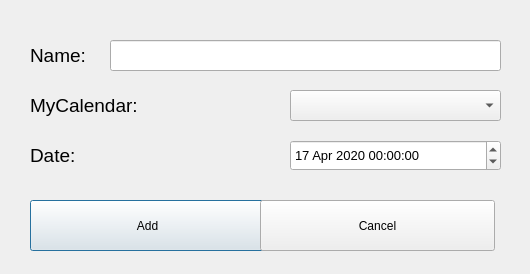
<?xml version="1.0" encoding="UTF-8"?>
<ui version="4.0">
 <class>TaskManager</class>
 <widget class="QDialog" name="TaskManager">
  <property name="geometry">
   <rect>
    <x>0</x>
    <y>0</y>
    <width>530</width>
    <height>274</height>
   </rect>
  </property>
  <property name="windowTitle">
   <string>Dialog</string>
  </property>
  <widget class="QLineEdit" name="name_edit">
   <property name="geometry">
    <rect>
     <x>110</x>
     <y>40</y>
     <width>391</width>
     <height>31</height>
    </rect>
   </property>
   <property name="font">
    <font>
     <pointsize>10</pointsize>
    </font>
   </property>
  </widget>
  <widget class="QLabel" name="name_label_4">
   <property name="geometry">
    <rect>
     <x>30</x>
     <y>90</y>
     <width>131</width>
     <height>31</height>
    </rect>
   </property>
   <property name="font">
    <font>
     <pointsize>14</pointsize>
    </font>
   </property>
   <property name="text">
    <string>MyCalendar:</string>
   </property>
  </widget>
  <widget class="QLabel" name="name_label">
   <property name="geometry">
    <rect>
     <x>30</x>
     <y>40</y>
     <width>71</width>
     <height>31</height>
    </rect>
   </property>
   <property name="font">
    <font>
     <pointsize>14</pointsize>
    </font>
   </property>
   <property name="text">
    <string>Name:</string>
   </property>
  </widget>
  <widget class="QLabel" name="name_label_5">
   <property name="geometry">
    <rect>
     <x>30</x>
     <y>140</y>
     <width>131</width>
     <height>31</height>
    </rect>
   </property>
   <property name="font">
    <font>
     <pointsize>14</pointsize>
    </font>
   </property>
   <property name="text">
    <string>Date:</string>
   </property>
  </widget>
  <widget class="QComboBox" name="comboBox">
   <property name="geometry">
    <rect>
     <x>290</x>
     <y>90</y>
     <width>211</width>
     <height>31</height>
    </rect>
   </property>
   <property name="font">
    <font>
     <pointsize>10</pointsize>
    </font>
   </property>
  </widget>
  <widget class="QDateTimeEdit" name="dateTimeEdit">
   <property name="geometry">
    <rect>
     <x>290</x>
     <y>140</y>
     <width>211</width>
     <height>31</height>
    </rect>
   </property>
   <property name="font">
    <font>
     <pointsize>10</pointsize>
    </font>
   </property>
   <property name="date">
    <date>
     <year>2020</year>
     <month>4</month>
     <day>17</day>
    </date>
   </property>
  </widget>
  <widget class="QPushButton" name="add_button">
   <property name="geometry">
    <rect>
     <x>30</x>
     <y>200</y>
     <width>235</width>
     <height>51</height>
    </rect>
   </property>
   <property name="text">
    <string>Add</string>
   </property>
  </widget>
  <widget class="QPushButton" name="cancel_button">
   <property name="geometry">
    <rect>
     <x>260</x>
     <y>200</y>
     <width>235</width>
     <height>51</height>
    </rect>
   </property>
   <property name="text">
    <string>Cancel</string>
   </property>
  </widget>
 </widget>
 <resources/>
 <connections/>
</ui>
